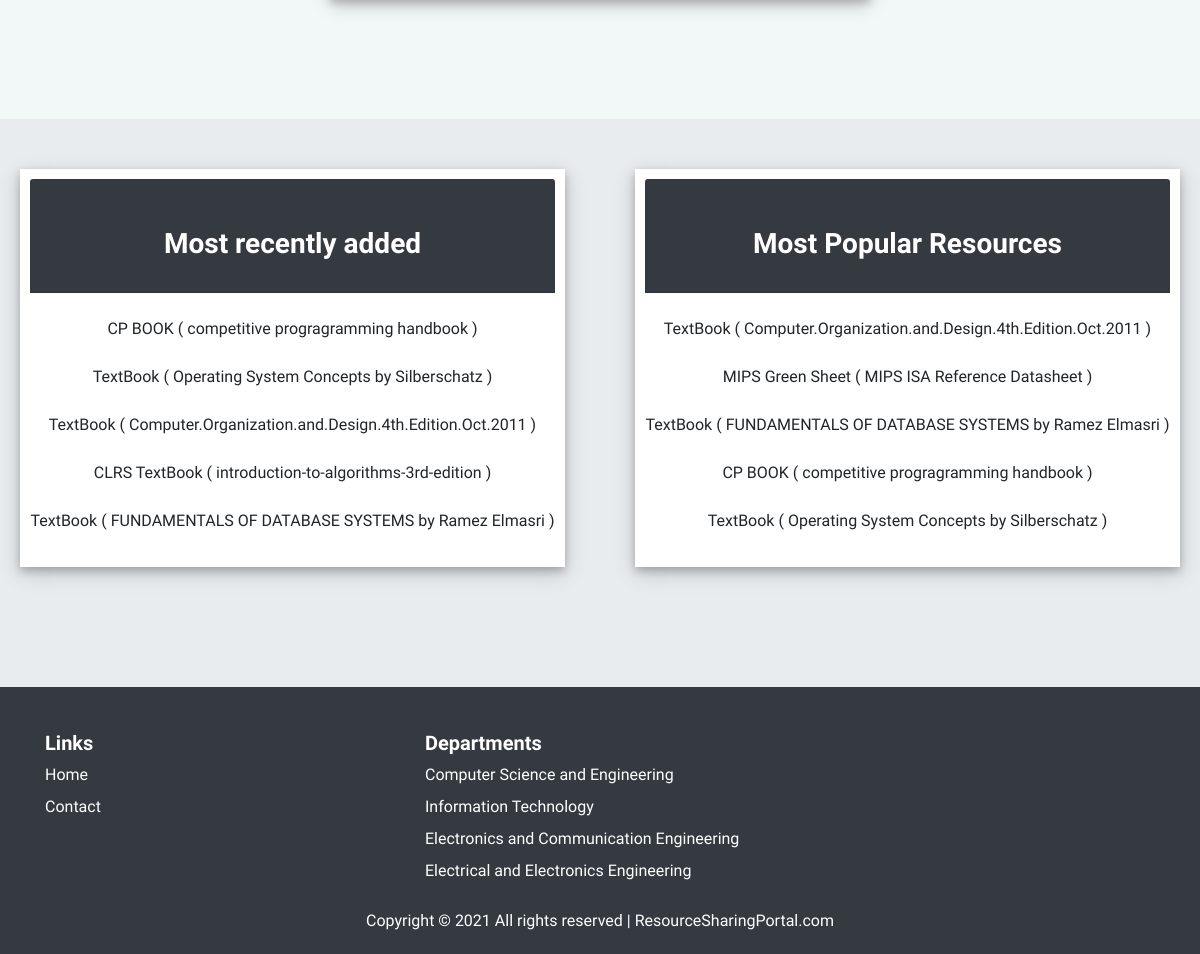
/ (lower part), run on an earlier commit of the app's database.
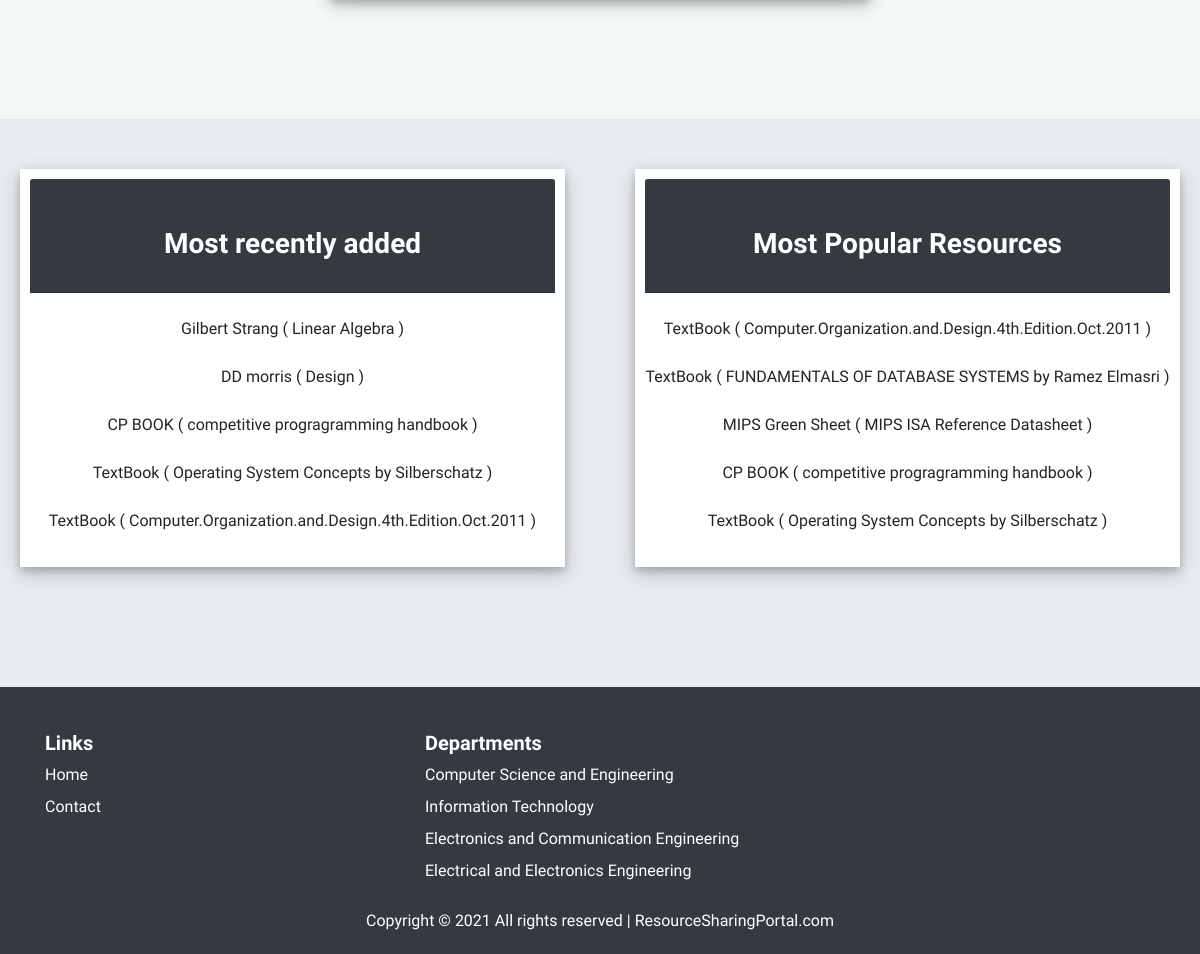
And on a later commit of the database.
### app/models.py (models this page shows, shortened)
class Resource(models.Model):
    RNo = models.AutoField(primary_key=True)
    RName = models.CharField(max_length=100)
    RDes = models.CharField(max_length=200)
    CCode = models.ForeignKey(Course, on_delete=models.CASCADE)
    UNumber = models.ForeignKey(Uploader, on_delete=models.CASCADE)
    filepath = models.FileField(upload_to="resources", default="")
    created_at=models.DateTimeField(auto_now_add=True)
    updated_at=models.DateTimeField(auto_now=True)
    times_visited=models.IntegerField(default=0)

class Department(models.Model):
    DCode = models.IntegerField(primary_key=True)
    DName = models.CharField(max_length=20)
    Ddes = models.CharField(max_length=100)
    Dinfo = models.CharField(max_length=3000)
    ImgLink = models.ImageField(upload_to="departments", default="")

### app/views.py (the view)
# urls.py: path('', views.index, name='Home'),
def index(request):
    departments = Department.objects.all()
    resources = Resource.objects.all().order_by('-created_at')[:5]
    popular_resources=Resource.objects.all().order_by('-times_visited')[:5]
    return render(request, 'app/index.html', {'resources': resources, 'departments': departments, 'popular_resources': popular_resources})

### app/templates/app/index.html (shortened to what this page needs)
{% extends "layout.html" %} {% block body %}
{% load static %}
<div class="container" style="margin-top: 150px; margin-bottom: 100px;">
  <div class="row row-content justify-content-center">
  </div>
</div>
<div>
  <div style="background-color: #E9ECEF; padding-top: 30px; padding-bottom: 100px;">
    <div class="row">
      <div class="col-12 col-md-6">
        <div class="card-section1" id="card-section1">
          <div class="card-header bg-dark text-white">
            <h3 class="mt-3">Most recently added</h3>
          </div>
          <br>
            {% for resource in resources %}
                {{ resource.RName }} ( {{ resource.RDes }} )
              <br>
              <br>
            {% endfor %}
        </div>
      </div>
      <div class="col-12 col-md-6">
        <div class="card-section1" id="card-section1">
          <div class="card-header bg-dark text-white">
            <h3 class="mt-3">Most Popular Resources</h3>
          </div>
          <br>
          {% for popular_resource in popular_resources %}
            {{ popular_resource.RName }} ( {{ popular_resource.RDes }} )
            <br>
            <br>
          {% endfor %}
        </div>
      </div>
    </div>
</div>
          </div>
{% endblock %}

### templates/layout.html (shortened to what this page needs)
<!DOCTYPE html>{% load static %}
<html lang="en">
<head>
	<link rel="stylesheet" href="https://stackpath.bootstrapcdn.com/bootstrap/4.3.1/css/bootstrap.min.css"
>
	<link rel="stylesheet" href="https://cdnjs.cloudflare.com/ajax/libs/font-awesome/4.7.0/css/font-awesome.min.css">
	<link rel="stylesheet" href="{% static 'css/style.css' %}" />
</head>
<body>
	{% block body %} {% endblock %}
	<footer class="footer bg-dark" style="padding-top: 40px;">
		<div class="container text-white">
			<div class="row">
				<div class="col-12 col-md-4">
					<h5 class="py-1">Links</h5>
					<ul class="list-unstyled">
						<li class="py-1"><a class="a-dark-bg" href="/">Home</a></li>
						<li class="py-1"><a class="a-dark-bg" href="/contact">Contact</a></li>
					</ul>
				</div>
				<div class="col-12 col-md-4">
					<h5 class="py-1">Departments</h5>
					<ul class="list-unstyled">
						{% for department in departments %}
						<li class="py-1"><a class="a-dark-bg"
								href="/Dept/{{ department.DName }}">{{ department.Ddes }}</a></li>
						{% endfor %}
					</ul>
				</div>
			</div>
			<div class="row">
				<div class="col-12">
					<div class="copyright" style="text-align: center;">
						<p>
							Copyright &copy;
							<script>document.write(new Date().getFullYear());</script> All rights reserved |
							ResourceSharingPortal.com
						</p>
					</div>
				</div>
			</div>
		</div>
	</footer>
</html>

What changed in the data, as far as the page shows it:
no longer on this page (row unchanged): Resource: RName "CLRS TextBook", RDes "introduction-to-algorithms-3rd-edition", shown under "Most recently added"
no longer on one of the page's lists (row edited): Resource: RName "TextBook", RDes "FUNDAMENTALS OF DATABASE SYSTEMS by Ramez Elmasri"
added Resource: RName "Gilbert Strang", RDes "Linear Algebra", shown under "Most recently added"
added Resource: RName "DD morris", RDes "Design", shown under "Most recently added"
changed Resource "FUNDAMENTALS OF DATABASE SYSTEMS by Ramez Elmasri": moves up the list
